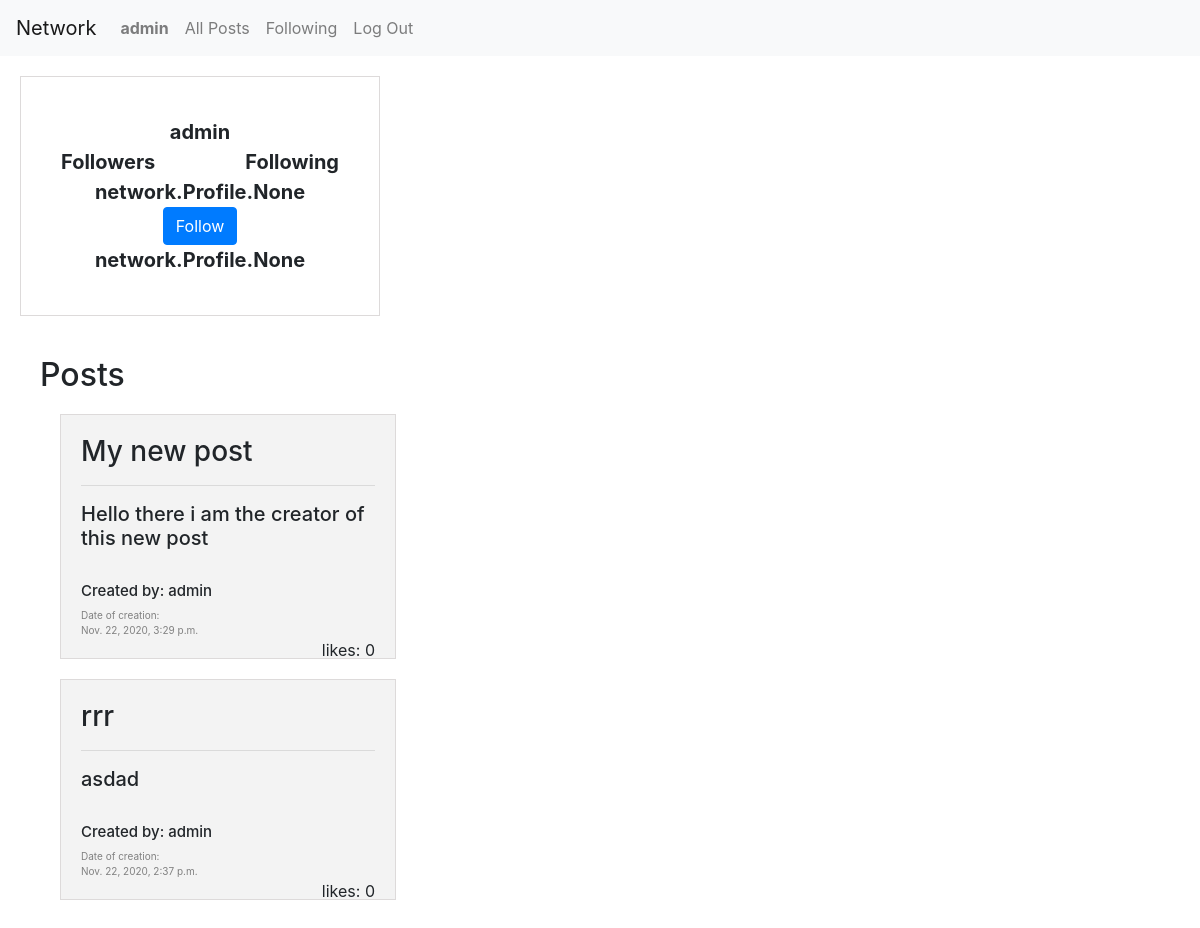
/profile (signed in), run on the app's committed database.
### network/models.py (models this page shows, shortened)
class User(AbstractUser):
    def __str__(self):
        return self.username

class Post(models.Model):
    title = models.CharField(max_length=64)
    text = models.TextField()
    likes = models.IntegerField()
    creation_date = models.DateTimeField()
    author = models.ForeignKey(User, on_delete=models.CASCADE, blank=True, related_name="author")

### network/views.py (the view)
# urls.py: path("profile", views.profile, name="profile"),
def profile(request):
    posts_list = Post.objects.filter(author=request.user).order_by('-creation_date')
    return render(request, "network/profile.html",{
        "posts_list" : posts_list,
        "user": request.user,
    })

### network/templates/network/profile.html
{% extends "network/layout.html" %}
{% load static %}
{% block body %}
<div class="profile-container">
    <div class="row" style="text-align: center;">
        <div class="col-sm-2"></div>
        <div class="col-sm-8">{{user.username}}</div>
        <div class="col-sm-2"></div>
      </div>
      <div class="row" style="text-align: center;">
        <div class="col-sm">Followers</div>
        <div class="col-sm"></div>
        <div class="col-sm">Following</div>
      </div>
      <div class="row" style="text-align: center;">
        <div class="col-sm">{{user.followers}}</div>
        {% if user.is_authenticated %}
            <div class="col-sm"><button type="button" id="button" class="btn btn-primary">Follow</button></div>
        {% endif %}
        <div class="col-sm">{{user.following}}</div>
      </div>
</div>
<div class="posts-container">
    <h2>Posts</h2>
    {% for post in posts_list %}
        <div class="post">
            <h3>{{post.title}}</h3>
            <hr>
            <h5>{{post.text}}</h5>
            <br>
            <h5 style="font-size: 15px;">Created by: {{post.author}}</h5>
            <div class="date">
                Date of creation: <br>
                {{post.creation_date}}
            </div>
            <div class="likes">
                likes: {{post.likes}}
            </div>
        </div>
    {% endfor %}
</div>
{% endblock %}

### network/templates/network/layout.html (shortened to what this page needs)
{% load static %}
<!DOCTYPE html>
<html lang="en">
    <head>
        <link rel="stylesheet" href="https://stackpath.bootstrapcdn.com/bootstrap/4.4.1/css/bootstrap.min.css">
        <link href="{% static 'network/styles.css' %}" rel="stylesheet">
    </head>
    <body>
        <nav class="navbar navbar-expand-lg navbar-light bg-light">
            <a class="navbar-brand" href="{% url 'index' %}">Network</a>
            <div>
              <ul class="navbar-nav mr-auto">
                {% if user.is_authenticated %}
                    <li class="nav-item">
                        <a class="nav-link" href="{% url 'user' %}"><strong>{{ user.username }}</strong></a>
                    </li>
                {% endif %}
                <li class="nav-item">
                  <a class="nav-link" href="{% url 'allPosts' %}">All Posts</a>
                </li>
                {% if user.is_authenticated %}
                    <li class="nav-item">
                        <a class="nav-link" href="{% url 'following' %}">Following</a>
                    </li>
                    <li class="nav-item">
                        <a class="nav-link" href="{% url 'logout' %}">Log Out</a>
                    </li>
                {% endif %}
              </ul>
            </div>
          </nav>
        <div class="body">
            {% block body %}
            {% endblock %}
        </div>
    </body>
</html>

### network/static/network/styles.css (style rules this page uses)
.posts-container { padding: 20px; margin: 20px; }
.post { height: 20%; width: 30%; background-color: #f3f3f3; border: 1px solid rgb(221, 218, 218); padding: 20px; margin: 20px; }
.date { font-size: 10px; color: gray; }
.likes { float: right; }
.profile-container { height: 20%; width: 30%; padding: 40px; margin: 20px; border: 1px solid rgb(221, 218, 218); text-align: center; font-weight: bold; font-size: 20px; }

### data on the page
User: username "admin", followers "network.Profile.None", following "network.Profile.None"
Post: title "My new post", text "Hello there i am the creator of this new post", author "admin", creation_date "Nov. 22, 2020, 3:29 p.m.", likes "0"
Post: title "rrr", text "asdad", author "admin", creation_date "Nov. 22, 2020, 2:37 p.m.", likes "0"
